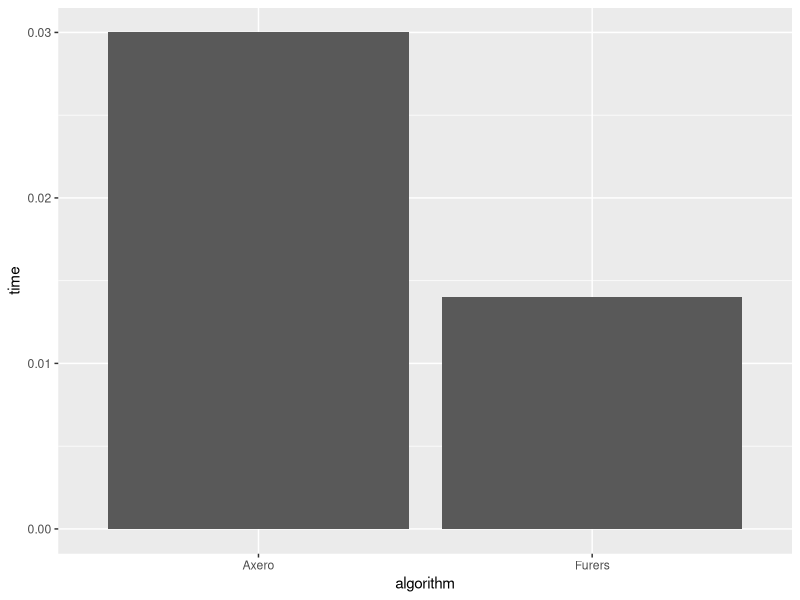
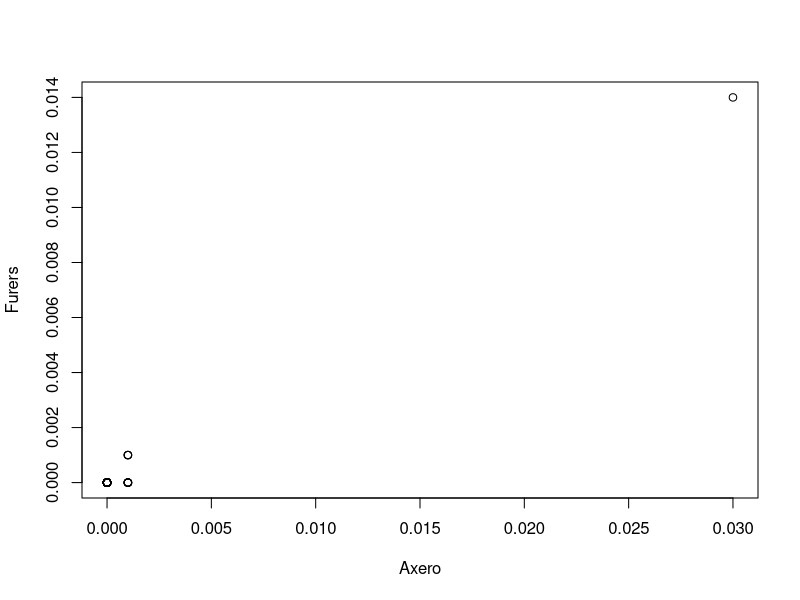

These figures' R source, in order:
# Define the Axero algorithm
axero <- function(x, y) {
  # Convert x and y to character vectors
  x_str <- as.character(x)
  y_str <- as.character(y)
  
  # Convert the character vectors to integer vectors
  x_digits <- as.integer(strsplit(x_str, "")[[1]])
  y_digits <- as.integer(strsplit(y_str, "")[[1]])
  
  # Initialize result to 0
  result <- 0
  
  # Loop through each digit of x
  for (i in 1:length(x_digits)) {
    # Skip the calculation if the x digit is 0
    if (x_digits[i] == 0) {
      next
    }
    
    # Loop through each digit of y
    for (j in 1:length(y_digits)) {
      # Skip the calculation if the y digit is 0
      if (y_digits[j] == 0) {
        next
      }
      
      # Calculate the product of the x digit and the y digit
      product <- x_digits[i] * y_digits[j]
      
      # Calculate the number of zeros to place after the product
      num_zeros <- (length(x_digits) - i) + (length(y_digits) - j)
      
      # Add the product with the appropriate number of zeros to the result
      result <- result + (product * 10^num_zeros)
    }
  }
  
  return(result)
}

# Define the Furers algorithm
furers <- function(x, tol = 1e-6) {
  # Set the initial estimate of the square root to x / 2
  sqrt_x <- x / 2
  
  # Loop until the estimate converges to the desired level of precision
  repeat {
    # Calculate a new estimate of the square root
    sqrt_x_new <- (sqrt_x + (x / sqrt_x)) / 2
    
    # Calculate the absolute difference between the new and old estimates
    diff <- abs(sqrt_x_new - sqrt_x)
    
    # If the difference is within the desired tolerance, break the loop
    if (is.na(diff)) {
      # Update the estimate of the square root
      sqrt_x <- sqrt_x_new
    } else if (diff < tol) {
      break
    }
    
    # Update the estimate of the square root
    sqrt_x <- sqrt_x_new
  }
  
  return(sqrt_x)
}


# Set the seed for reproducibility
set.seed(123)

# Generate a vector of 100 random numbers within a certain range
x <- as.integer(runif(100, 1e2, 1e4))
# Measure the execution times of the Axero and Furers algorithms
axero_times <- sapply(x, function(xi) system.time(axero(xi, xi))["elapsed"])
furers_times <- sapply(x, function(xi) system.time(furers(xi))["elapsed"])

# Create a data frame with the execution times of the two algorithms
execution_times <- data.frame(algorithm = rep(c("Axero", "Furers"), each = 100),
                              time = c(axero_times, furers_times))

# Load the ggplot2 package
library(ggplot2)

# Create a bar chart to visualize the execution times
ggplot(execution_times, aes(x = algorithm, y = time)) +
  geom_bar(stat = "identity", position = "dodge")
# Install the car package if necessary
install.packages("car")

# Load the car package
library(car)

# Compare the distribution of execution times for the Axero and Furers algorithms
qqplot(execution_times[execution_times$algorithm == "Axero", "time"],
       execution_times[execution_times$algorithm == "Furers", "time"],
       xlab = "Axero", ylab = "Furers")
# Calculate the average execution times for the two algorithms
axero_mean <- mean(execution_times[execution_times$algorithm == "Axero", "time"])
furers_mean <- mean(execution_times[execution_times$algorithm == "Furers", "time"])

# Print a statement stating how many times the faster algorithm is faster than the slower algorithm
if (axero_mean < furers_mean) {
  print(paste("The Axero algorithm is", round(furers_mean / axero_mean, 2), "times faster than the Furers algorithm."))
} else {
  print(paste("The Furers algorithm is", round(axero_mean / furers_mean, 2), "times faster than the Axero algorithm."))
}
